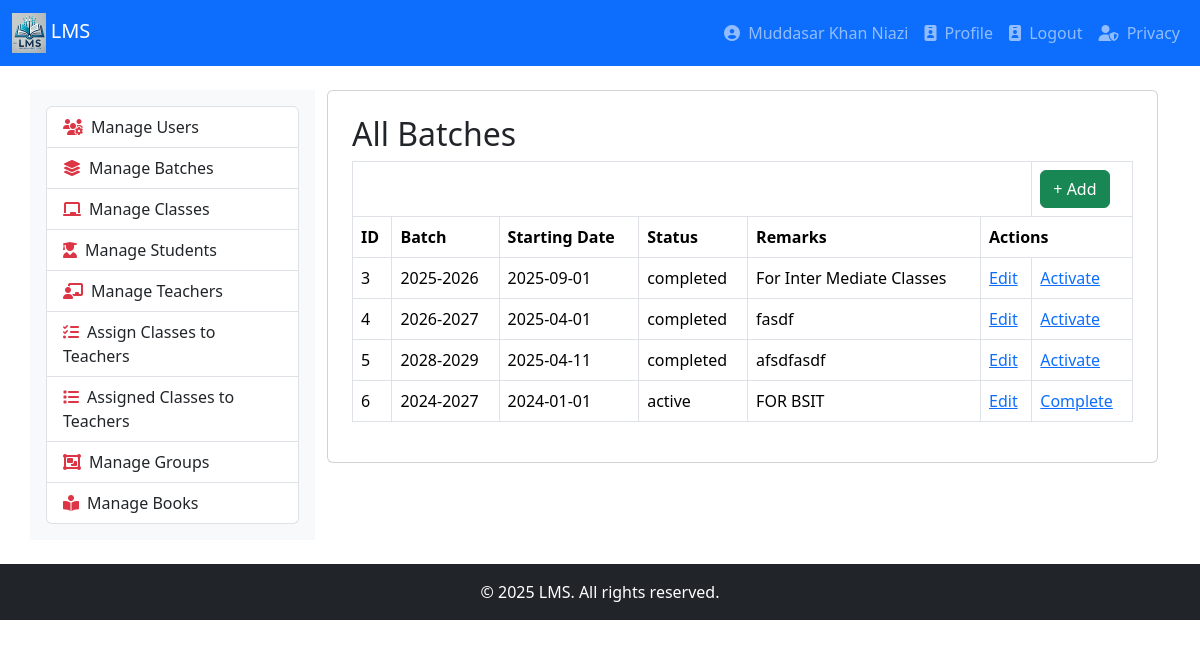
The app's page /batches.php (signed in) with its own data.
### tables this page shows
CREATE TABLE `sessions` (
  `session_id` int(11) NOT NULL,
  `session_name` varchar(9) DEFAULT NULL,
  `starting_date` date NOT NULL,
  `status` enum('active','completed') NOT NULL,
  `remarks` varchar(512) DEFAULT NULL
);

### batches.php (the view, shortened to what this page needs)
<?php
include 'db.php';
$result = $conn->query("SELECT * FROM sessions");
include 'header.php';
include 'navigation.php';
?>
<div class="container mt-4">
    <div class="row">
        <div class="col-md-3 bg-light p-3">
            <?php include 'leftbar.php'; ?>
        </div>
        <div class="col-md-9">
            <div class="card p-4">
                <h2>All Batches</h2>
                <table class="table table-bordered">
                    <tr>
                        <th colspan="6"></th>
                        <th><a href="batch.php" class="btn btn-success">+ Add</a></th>
                    </tr>
                    <tr>
                        <th>ID</th>
                        <th>Batch</th>
                        <th>Starting Date</th>
                        <th>Status</th>
                        <th>Remarks</th>
                        <th colspan="2">Actions</th>
                    </tr>
                    <?php while ($row = $result->fetch_assoc()) : ?>
                    <tr>
                        <td><?= $row['session_id'] ?></td>
                        <td><?= htmlspecialchars($row['session_name']) ?></td>
                        <td><?= htmlspecialchars($row['starting_date']) ?></td>
                        <td><?= htmlspecialchars($row['status']) ?></td>
                        <td><?= htmlspecialchars($row['remarks']) ?></td>
                        <td>
                            <a href="batch.php?id=<?= $row['session_id'] ?>">Edit</a>
                        </td>
                        <td>
                            <a href="batches.php?toggle=<?= $row['session_id'] ?>&status=<?= $row['status'] ?>"
                               onclick="return confirm('Are you sure you want to <?= $row['status'] === 'active' ? 'complete' : 'activate' ?> this session?')">
                               <?= $row['status'] === 'active' ? 'Complete' : 'Activate' ?>
                            </a>
                        </td>
                    </tr>
                    <?php endwhile; ?>
                </table>
            </div>
        </div>
    </div>
</div>
<?php include 'footer.php'; ?>

### records on screen
sessions: session_id "3", session_name "2025-2026", starting_date "2025-09-01", status "completed", remarks "For Inter Mediate Classes", shows "Activate"
sessions: session_id "4", session_name "2026-2027", starting_date "2025-04-01", status "completed", remarks "fasdf", shows "Activate"
sessions: session_id "5", session_name "2028-2029", starting_date "2025-04-11", status "completed", remarks "afsdfasdf", shows "Activate"
sessions: session_id "6", session_name "2024-2027", starting_date "2024-01-01", status "active", remarks "FOR BSIT", shows "Complete"

### other values on screen
$_SESSION['uname'] "Muddasar Khan Niazi"
